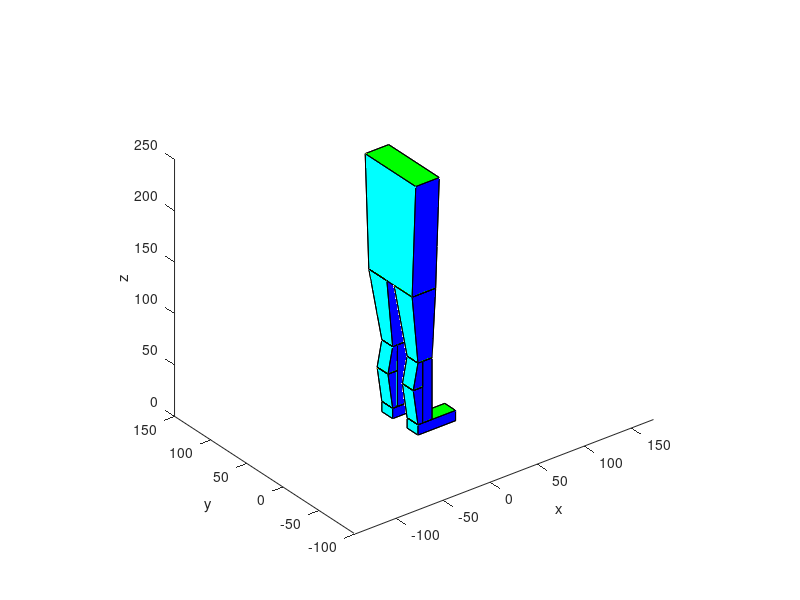

Reproduce this figure in MATLAB.

%V1=[0,0,0];
%V2=[10,0,0];
%V3=[10,10,0];
%V4=[0,10,0];
%V5=[0,0,10];
%V6=[10,0,10];
%V7=[10,10,10];
%V8=[0,10,10];

%V=[V1;V2;V3;V4;V5;V6;V7;V8];
F=[1,2,3,4;5,6,7,8;5,6,2,1;8,7,3,4;6,7,3,2;5,8,4,1];
C=[1,0,0;0,1,0;0,0,1;1,1,0;1,0,1;0,1,1];
%patch('Faces',F,'Vertices',V,'FaceVertexCData',C,'FaceColor','flat');

pieDTalon=[0,0,0;40,0,0;40,15,0;0,15,0;0,0,10;40,0,10;40,15,10;0,15,10];
patch('Faces',F,'Vertices',pieDTalon,'FaceVertexCData',C,'FaceColor','flat');
axis equal

% pieDPunta=[0,0,0;35,0,0;40,15,0;0,15,0;0,0,10;35,0,5;40,15,5;0,15,10];
% patch('Faces',F,'Vertices',pieDPunta,'FaceVertexCData',C,'FaceColor','flat');
% axis equal

% DeoGordo=[35,10,0;45,10,0;45,15,0;40,15,0;35,10,5;45,10,5;45,15,5;40,15,5];
% patch('Faces',F,'Vertices',DeoGordo,'FaceVertexCData',C,'FaceColor','flat');
% axis equal
% 
% DeoIndice=[35,7,0;43,7,0;43,10,0;35,10,0;35,7,5;43,7,5;43,10,5;35,10,5];
% patch('Faces',F,'Vertices',DeoIndice,'FaceVertexCData',C,'FaceColor','flat');
% axis equal
% 
% DeoCorazon=[35,4,0;42,4,0;42,7,0;35,7,0;35,4,5;42,4,5;42,7,5;35,7,5];
% patch('Faces',F,'Vertices',DeoCorazon,'FaceVertexCData',C,'FaceColor','flat');
% axis equal
% 
% DeoAnular=[35,2,0;41,2,0;41,4,0;35,4,0;35,2,5;41,2,5;41,4,5;35,4,5];
% patch('Faces',F,'Vertices',DeoAnular,'FaceVertexCData',C,'FaceColor','flat');
% axis equal
% 
% DeoMenique=[35,0,0;38,0,0;38,2,0;35,2,0;35,0,5;38,0,5;38,2,5;35,2,5];
% patch('Faces',F,'Vertices',DeoMenique,'FaceVertexCData',C,'FaceColor','flat');
% axis equal

Pierna1=[5,0,10;15,0,10;15,15,10;5,15,10;5,0,70;15,0,70;15,15,70;5,15,70];
patch('Faces',F,'Vertices',Pierna1,'FaceVertexCData',C,'FaceColor','flat');
axis equal


Pierna2=[0,0,10;5,0,10;5,15,10;0,15,10;-5,0,45;5,0,45;5,15,45;-5,15,45];
patch('Faces',F,'Vertices',Pierna2,'FaceVertexCData',C,'FaceColor','flat');
axis equal

Pierna3=[-5,0,45;5,0,45;5,15,45;-5,15,45;0,0,70;5,0,70;5,15,70;0,15,70];
patch('Faces',F,'Vertices',Pierna3,'FaceVertexCData',C,'FaceColor','flat');
axis equal

PiernaSuperior1=[0,0,70;15,0,70;15,15,70;0,15,70;-10,-5,140;15,-5,140;15,20,140;-10,20,140];
patch('Faces',F,'Vertices',PiernaSuperior1,'FaceVertexCData',C,'FaceColor','flat');
axis equal


%Pierna izquierda
% pieDTalon2=[0,35,0;20,35,0;20,50,0;0,50,0;0,35,10;20,35,10;20,50,10;0,50,10];
% patch('Faces',F,'Vertices',pieDTalon2,'FaceVertexCData',C,'FaceColor','flat');
% axis equal

pieDPunta2=[0,35,0;40,35,0;40,50,0;0,50,0;0,35,10;40,35,10;40,50,10;0,50,10];
patch('Faces',F,'Vertices',pieDPunta2,'FaceVertexCData',C,'FaceColor','flat');
axis equal
% 
% DeoGordo2=[35,40,0;45,40,0;45,35,0;40,35,0;35,40,5;45,40,5;45,35,5;40,35,5];
% patch('Faces',F,'Vertices',DeoGordo2,'FaceVertexCData',C,'FaceColor','flat');
% axis equal
% 
% DeoIndice2=[35,43,0;43,43,0;43,40,0;35,40,0;35,43,5;43,43,5;43,40,5;35,40,5];
% patch('Faces',F,'Vertices',DeoIndice2,'FaceVertexCData',C,'FaceColor','flat');
% axis equal
% 
% DeoCorazon2=[35,46,0;42,46,0;42,43,0;35,43,0;35,46,5;42,46,5;42,43,5;35,43,5];
% patch('Faces',F,'Vertices',DeoCorazon2,'FaceVertexCData',C,'FaceColor','flat');
% axis equal
% 
% DeoAnular2=[35,48,0;41,48,0;41,46,0;35,46,0;35,48,5;41,48,5;41,46,5;35,46,5];
% patch('Faces',F,'Vertices',DeoAnular2,'FaceVertexCData',C,'FaceColor','flat');
% axis equal
% 
% DeoMenique2=[35,50,0;38,50,0;38,48,0;35,48,0;35,50,5;38,50,5;38,48,5;35,48,5];
% patch('Faces',F,'Vertices',DeoMenique2,'FaceVertexCData',C,'FaceColor','flat');
% axis equal

Pierna4=[5,35,10;15,35,10;15,50,10;5,50,10;5,35,70;15,35,70;15,50,70;5,50,70];
patch('Faces',F,'Vertices',Pierna4,'FaceVertexCData',C,'FaceColor','flat');
axis equal

Pierna5=[0,35,10;5,35,10;5,50,10;0,50,10;-5,35,45;5,35,45;5,50,45;-5,50,45];
patch('Faces',F,'Vertices',Pierna5,'FaceVertexCData',C,'FaceColor','flat');
axis equal

Pierna6=[-5,35,45;5,35,45;5,50,45;-5,50,45;0,35,70;5,35,70;5,50,70;0,50,70];
patch('Faces',F,'Vertices',Pierna6,'FaceVertexCData',C,'FaceColor','flat');
axis equal

PiernaSuperior3=[0,35,70;15,35,70;15,50,70;0,50,70;-10,30,140;15,30,140;15,55,140;-10,55,140];
patch('Faces',F,'Vertices',PiernaSuperior3,'FaceVertexCData',C,'FaceColor','flat');
axis equal



torso = [-10,-5,140;15,-5,140;15,55,140;-10,55,140;-10,-10,250;15,-10,250;15,60,250;-10,60,250];
patch('Faces', F, 'Vertices',torso,'FaceVertexCData', C, 'FaceColor','flat');
axis equal

xlabel('x');
ylabel('y');
zlabel('z');
view(3);
